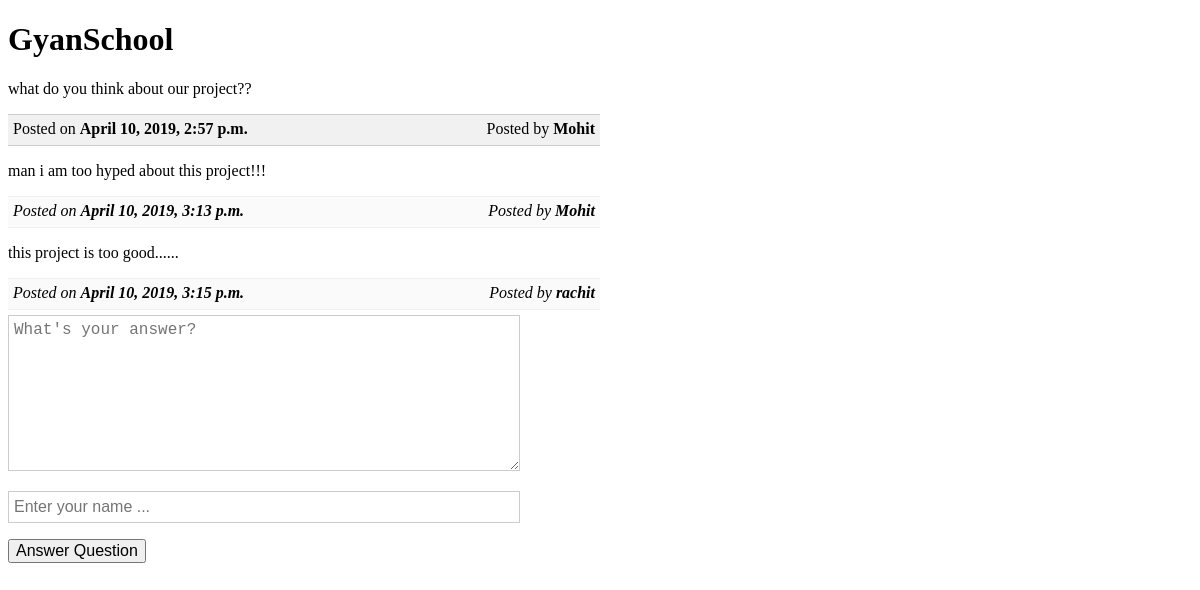
/question/1/gyanschool, run on the app's committed database.
### forum/models.py (models this page shows, shortened)
class Question(models.Model):
    qid = models.AutoField(primary_key=True)    #question id.
    question_title = models.CharField(max_length=100)
    question_text = models.TextField(max_length=50000)
    date_posted = models.DateTimeField(auto_now_add=True)   #date and time on which the question was posted.
    posted_by = models.TextField(max_length=20)     #name of the questioner.
    slug = models.SlugField(max_length=40)

class Answer(models.Model):
    aid = models.AutoField(primary_key=True)    #answer id.
    qid = models.ForeignKey(Question, on_delete=models.CASCADE)   #question id (associated with the answer).
    answer_text = models.TextField(max_length=50000)
    date_posted = models.DateTimeField(auto_now_add=True)   #date and time on which the answer was posted.
    posted_by = models.TextField(max_length=20)     #name of the answerer.

### forum/views.py (the view)
# urls.py: path('question/<int:qid>/<slug:qslug>', viewquestion),
def viewquestion(request, qid, qslug):
    context = {}
    question = Question.objects.get(qid=qid, slug=qslug)
    question_json = json.loads(serializers.serialize('json', [ question ]))[0]['fields'] #making the table for better view
    question_json['date_posted'] = question.date_posted
    question_json['qid'] = question.qid
    question_json['question_text'] = bleach.clean(markdown2.markdown(question_json['question_text']), tags=['p', 'pre','code', 'sup', 'strong', 'hr', 'sub', 'a'])
    context['question'] = question_json
    context['answers'] = []
    answers = Answer.objects.filter(qid=qid)
    for answer in answers:
        answer.answer_text = bleach.clean(markdown2.markdown(answer.answer_text), tags=['p', 'pre','code', 'sup', 'strong', 'hr', 'sub', 'a'])
        context['answers'].append(answer)
    return render(request, 'forum/view-question.html', context)

### gyanschool/templates/forum/view-question.html (shortened to what this page needs)
{% load static %}
<!DOCTYPE html>
<html lang="en" dir="ltr">
    <head>
        <link rel="stylesheet" href="{% static 'style.css' %}">
    </head>
    <body>
        <div class="content">
            <h1>{{ question.question_title }}</h1>
            <p>{{ question.question_text|safe }}</p>
            <p class="questiondetails"><span style="float: left">Posted on <strong>{{ question.date_posted }}</strong></span><span style="float: right">Posted by <strong>{{ question.posted_by }}</strong></span></p>
            <div id="answers">
            {% for answer in answers %}
                    {{ answer.answer_text|safe }}
                    <p class="answerdetails"><span style="float: left">Posted on <strong>{{ answer.date_posted }}</strong></span><span style="float: right">Posted by <strong>{{ answer.posted_by }}</strong></span></p>
            {% endfor %}
            </div>
                <textarea name="answer" id="answer" rows="8" cols="80" placeholder="What's your answer?"></textarea><p />
                <input type="text" id="posted_by" name="posted_by" value="" autocomplete="off" placeholder="Enter your name ..."><p />
                <button name="answer_question" id="answer_question">Answer Question</button>
        </div>
    </body>
</html>

### static/style.css (style rules this page uses)
input[type="text"] { width: 500px; height: 30px; font-size: 16px; outline: none; padding: 0px 5px; border: 1px solid #CCC; }
input[type="submit"], button { font-size: 16px; }
textarea { width: 500px; font-size: 16px; padding: 5px; outline: none; border: 1px solid #CCC; }
.content { width: 50%; }
.questiondetails { background-color: #f1f1f1; border-top: 1px solid #CCC; border-bottom: 1px solid #CCC; padding: 5px; height: 20px; }
.answerdetails { background-color: #fafafa; border-top: 1px solid #f1f1f1; border-bottom: 1px solid #f1f1f1; padding: 5px; height: 20px; margin: 0px 0px 5px 0px; font-style:italic; }

### data on the page
Question: question_text "what do you think about our project??", date_posted "April 10, 2019, 2:57 p.m."
Answer: answer_text "man i am too hyped about this project!!!", date_posted "April 10, 2019, 3:13 p.m.", posted_by "Mohit"
Answer: answer_text "this project is too good......", date_posted "April 10, 2019, 3:15 p.m.", posted_by "rachit"

### other printed values
{{ question.question_title }} "GyanSchool"
{{ question.posted_by }} "Mohit"
